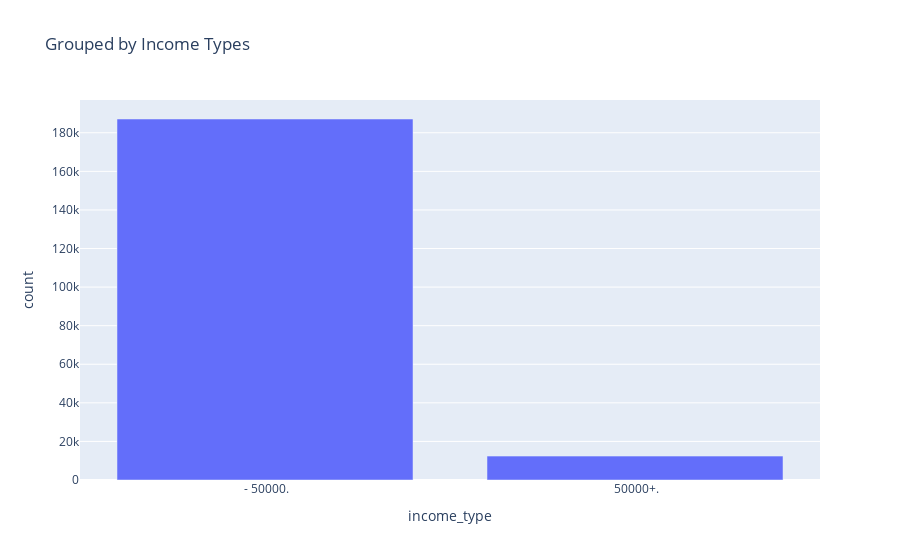

Write notebook code for a chart like this one.
### Code cell
sub_data = train_data['total_person_income'].value_counts().reset_index()
sub_data_columns = ['income_type', 'count']
sub_data.columns = sub_data_columns
fig = px.bar(
    sub_data,
    x = 'income_type',
    y = 'count',
    title='Grouped by Income Types'
)
fig.show()

### Figure 1 — Plotly figure (JSON) as saved in the notebook; plotly's stock layout.template omitted (floating-point values rounded to 4 significant figures)
{"data": [{"alignmentgroup": "True", "hovertemplate": "income_type=%{x}<br>count=%{y}<extra></extra>", "legendgroup": "", "marker": {"color": "#636efa"}, "name": "", "offsetgroup": "", "orientation": "v", "showlegend": false, "textposition": "auto", "type": "bar", "x": [" - 50000.", " 50000+."], "xaxis": "x", "y": [187141, 12382], "yaxis": "y"}], "layout": {"barmode": "relative", "legend": {"tracegroupgap": 0}, "title": {"text": "Grouped by Income Types"}, "xaxis": {"anchor": "y", "domain": [0, 1], "title": {"text": "income_type"}}, "yaxis": {"anchor": "x", "domain": [0, 1], "title": {"text": "count"}}}}
